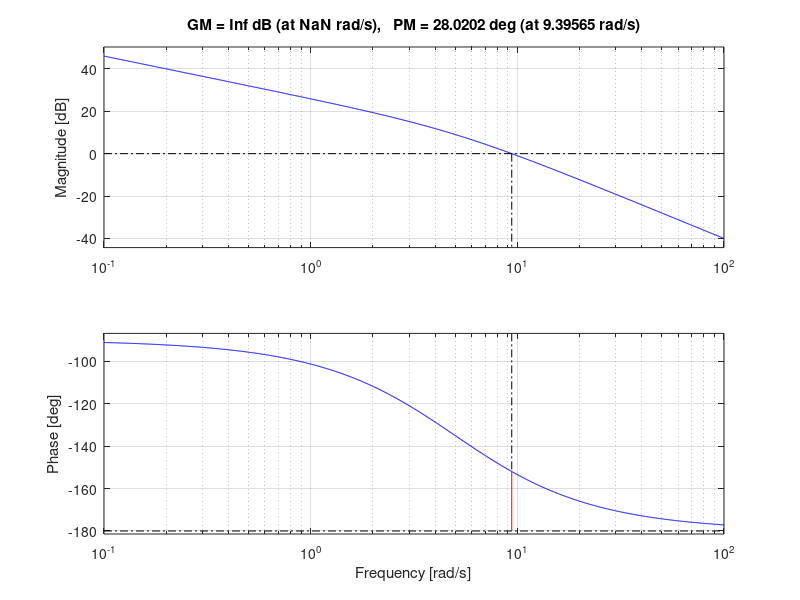
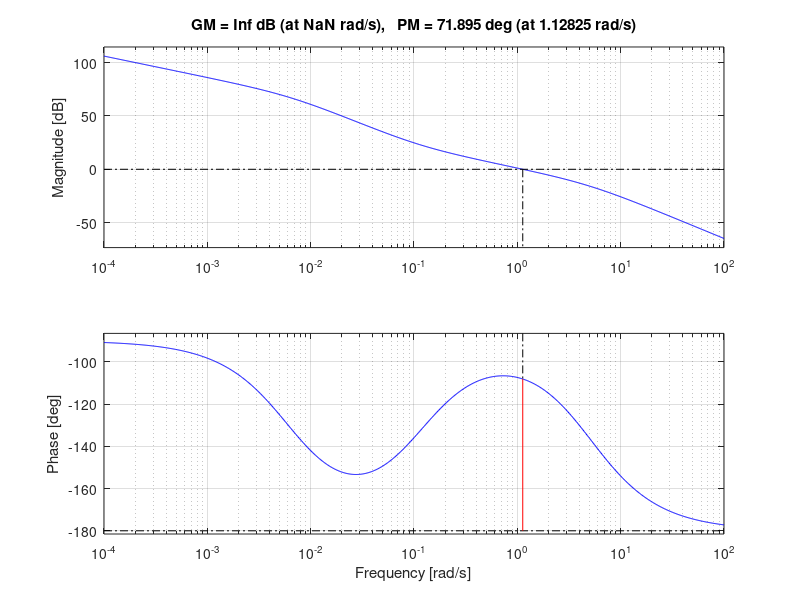
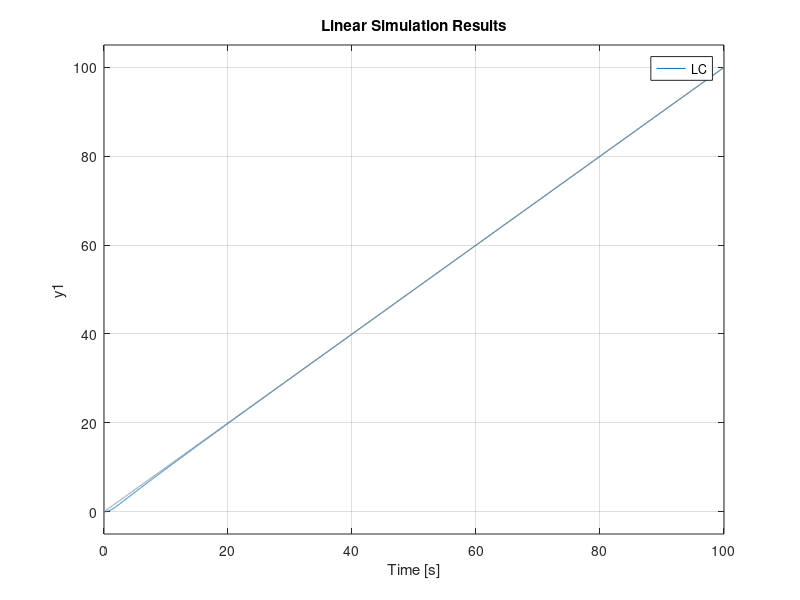
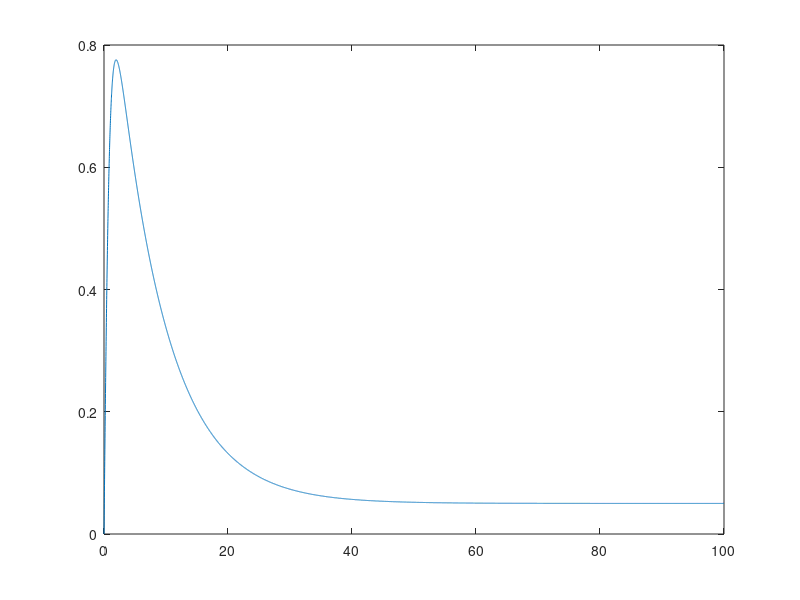

These figures' MATLAB source, in order:
clear all, close all, clc

s=tf('s');

G=10/s/(s+5);
psi=0.7;
kc=10;

LA1=kc*G;
figure, margin(LA1);
MFd=100*psi;
Phi_s=7;  % entre 5 y 12

Phi=MFd+Phi_s-180;

wcg=1.13;

A=-24.8 %25.4 y 24

alpha= 10^(A/20);

T=10/alpha/wcg;

K=kc*(alpha*T*s+1)/(T*s+1);

LA=G*K;

LC=feedback(LA,1);
damp(LC)

figure, margin(LA)

t=0:0.01:100;
u=t;

y=lsim(LC,u,t);
figure, lsim(LC,u,t)

error=u-y';
figure, plot(t,error)






















